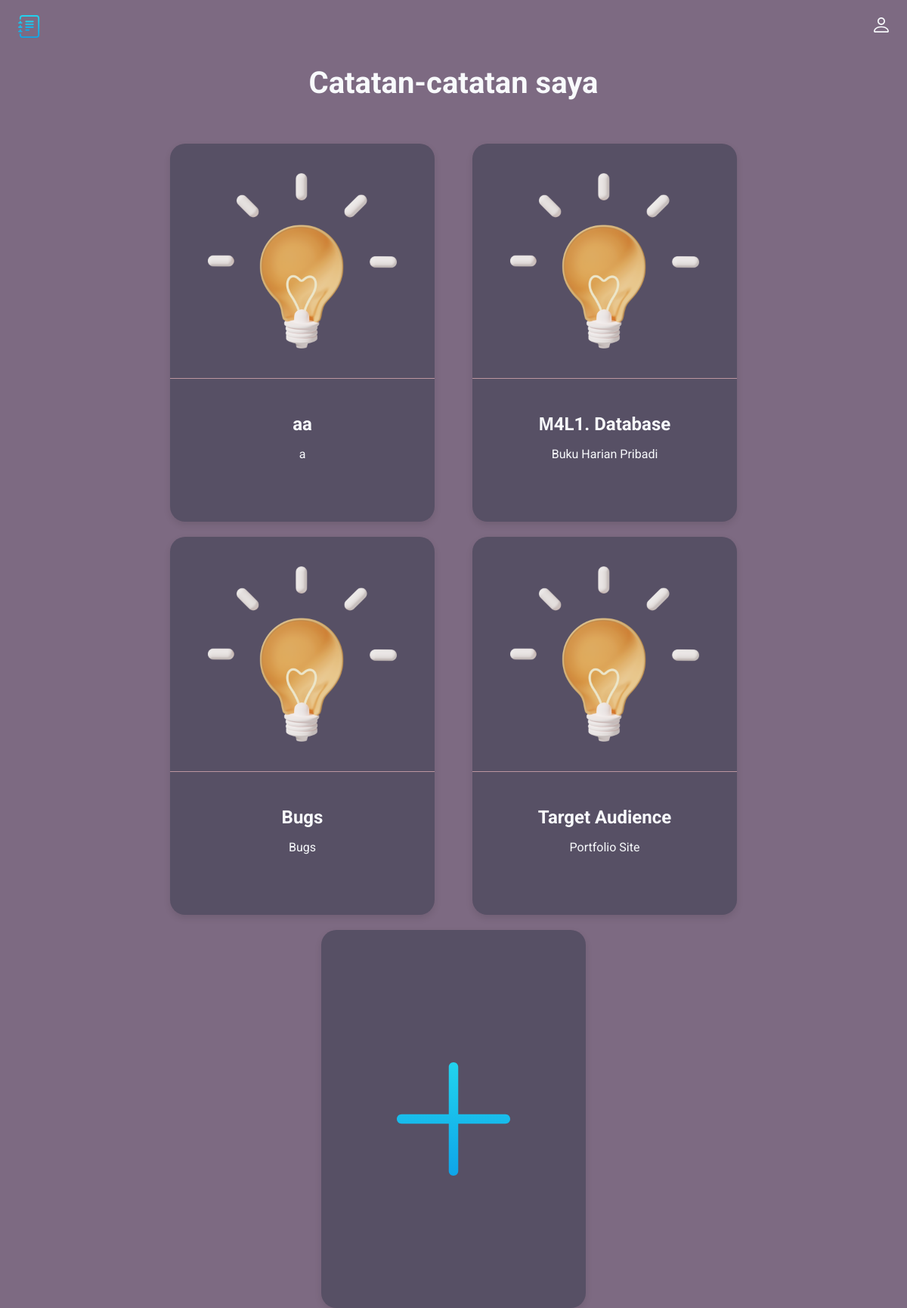
/index, run on the app's committed database.
### main.py (models this page shows, shortened)
class Card(db.Model):
    id = db.Column(db.Integer, primary_key=True)
    title = db.Column(db.String(100), nullable=False)
    subtitle = db.Column(db.String(300), nullable=False)
    text = db.Column(db.Text, nullable=False)

### main.py (the view)
@app.route('/index')
def index():
    cards = Card.query.order_by(Card.id).all()
    return render_template('index.html', cards=cards)

### templates/index.html (shortened to what this page needs)
<!doctype html>
<html lang="en">
<head>
  <link rel="stylesheet" href="../static/css/style.css">
</head>
<body>
  <header class="header">
    <img src="../static/img/logo.svg" alt="logo" width="30" height="30">
    <ul class="main-list">
        <li class="list__item">
          <a href="/">
          <img src="../static/img/login.svg" alt="login" width="20" height="20">
          </a>
        </li>
    </ul>
  </header>
  <main>
    {% block content %}
    <h1 class="main__title">Catatan-catatan saya</h1>
    <ul class="cards-list">
      {% for el in cards%}
      <li class="card">
        <a class="card__link" href="/card/{{el.id}}">
          <img class="card__img" src="../static/img/post_icon.png" width="250" height="250" alt="post_icon">
          <div class="card__text">
            <h2 class="card__title">{{el.title}}</h2>
            <p class="card__subtitle">{{el.subtitle}}</p>
          </div>
        </a>
      </li>
      {% endfor %}
      <li class="card card--creat">
          <a class="creat__link" href="{{url_for('create')}}"></a>
      </li>
    </ul>
    {% endblock %}
  </main>
</body>
</html>

### static/css/style.css (style rules this page uses)
body { margin: 0; padding: 0; font-family: 'Roboto', sans-serif; font-size: 16px; line-height: 20px; background-color: #7d6a82; color: #F8FAFC; }
h1, h2, p { margin: 0; }
img { object-fit: contain; }
a { text-decoration: none; color: inherit; transition: 0.2s; }
ul { list-style: none; margin: 0; padding: 0; }
.header { display: flex; justify-content: space-between; align-items: center; padding: 20px 2%; margin-bottom: 30px; }
.main-list { display: flex; align-items: center; gap: 20px; }
.main__title { font-size: 40px; text-align: center; margin-bottom: 70px; }
.cards-list { display: flex; padding: 0 5%; flex-wrap: wrap; flex-direction: row; gap: 20px; column-gap: 50px; justify-content: center; }
.card { width: 350px; height: 500px; transition: 0.2s; background: rgba(30, 41, 59, 0.4); border-radius: 20px; box-shadow: 0px 4px 10px rgba(0, 0, 0, 0.1); }
.card__link { display: flex; flex-direction: column; align-items: center; width: inherit; height: inherit; }
.card__text { border-top: 1px solid #BB959F; width: inherit; display: flex; padding: 50px 0 20px; flex-direction: column; gap: 20px; align-items: center; }
.card__title { padding: 0 20px; text-align: center; }
.card__subtitle { padding: 0 20px; text-align: center; }
.card__img { padding: 30px; }
.creat__link { display: block; width: inherit; height: inherit; background: url(../img/plus.svg) no-repeat; background-size: 200px 200px; background-position: center; }

### data on the page
Card: title "aa", subtitle "a"
Card: title "М4L1. Database", subtitle "Buku Harian Pribadi"
Card: title "Bugs", subtitle "Bugs"
Card: title "Target Audience", subtitle "Portfolio Site"
